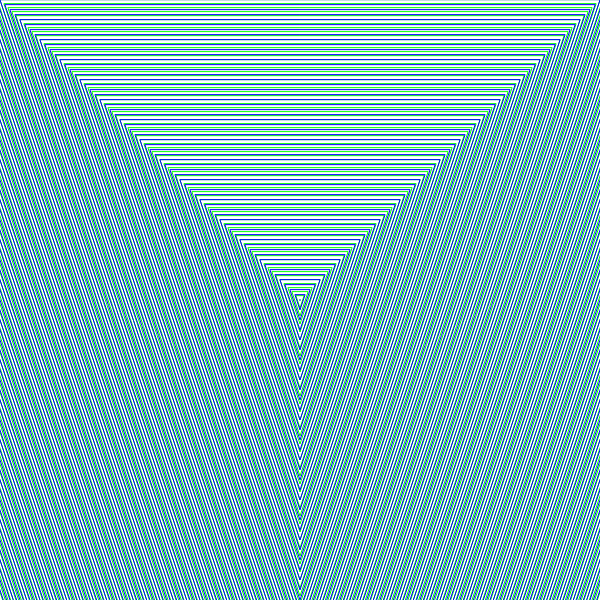
Frame 1 (no input)
Frame 60 (no input): identical to frame 1, image omitted
Frame 120 (the mouse pressed at the canvas centre since frame 60): identical to frame 1, image omitted

The p5.js sketch that drew this single still picture (run headless with seeded random() and noise() and a simulated clock; from frame 60 on, the mouse is pressed at the canvas centre):

// p5.js sketch
// ── sketch.js
//week 3 homework #3 by Patrick Moraitis

function setup() {
  createCanvas(600,600);

  noFill();
  strokeWeight(1);
  stroke(0,255,0);
  
  for(var i = 0; i<600; i+=4){
    beginShape(TRIANGLES);
    vertex((width/2)-i, (height/2)-i);
    vertex((width/2), (height/2)+(i*2));
    vertex((width/2)+i, (height/2)-i);
    endShape(CLOSE);
  }
  
  stroke(0,0,255);
  
  for(var i = 0; i<600; i+=5){
    beginShape(TRIANGLES);
    vertex((width/2)-i, (height/2)-i);
    vertex((width/2), (height/2)+(i*2));
    vertex((width/2)+i, (height/2)-i);
    endShape(CLOSE);
  }
}

function draw() {
 
}
